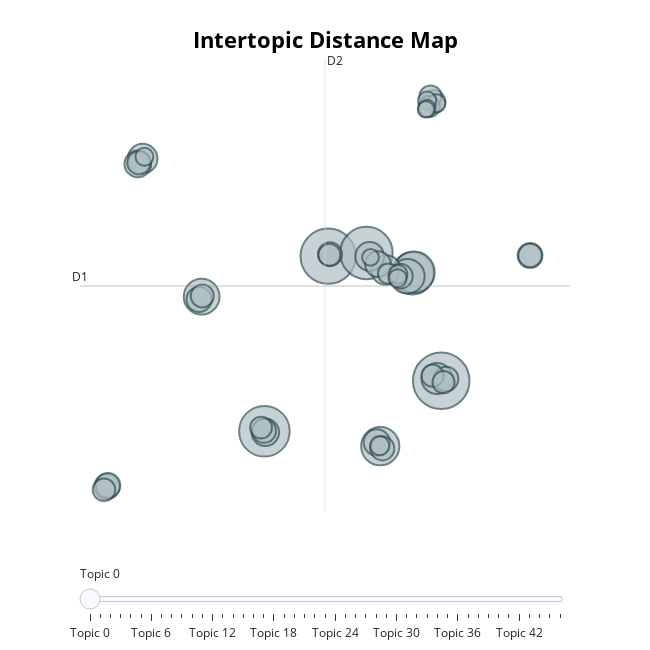

Here is the notebook cell this chart was saved with:
### Markdown cell above
## Topic relationships

I'd like to check out the uniqueness of each topic. Some topics can be similar to others, so we merge them o we can explore them further. To do this, we use a 2D representation of the topics via [UMAP](https://umap-learn.readthedocs.io/en/latest/).

### Code cell
topic_model.visualize_topics(top_n_topics=47)

### Figure 1 — Plotly figure (JSON) as saved in the notebook; plotly's stock layout.template omitted (floating-point values rounded to 4 significant figures; data arrays with more than 128 entries replaced by an {"elided": "..."} marker saying what was removed)
{"data": [{"customdata": {"elided": "47x3 mixed values"}, "hovertemplate": "<b>Topic %{customdata[0]}</b><br>%{customdata[1]}<br>Size: %{customdata[2]}", "legendgroup": "", "marker": {"color": "#B0BEC5", "line": {"color": "DarkSlateGrey", "width": 2}, "size": [617, 589, 530, 493, 342, 328, 282, 246, 231, 186, 170, 169, 159, 146, 137, 134, 127, 121, 121, 118, 118, 117, 114, 111, 110, 110, 105, 104, 102, 100, 98, 95, 95, 94, 93, 92, 87, 79, 71, 66, 64, 63, 62, 62, 57, 54, 52], "sizemode": "area", "sizeref": 0.3856, "symbol": "circle"}, "mode": "markers", "name": "", "orientation": "v", "showlegend": false, "type": "scatter", "x": [12.49, 4.527, 7.219, 0.03558, 10.47, 10.57, 8.194, -4.386, 10.1, 12.19, 8.601, -8.535, 7.448, 0.1024, -8.873, 7.952, 8.033, -11.06, -4.565, 9.604, 18.74, -10.98, 12.84, 4.656, 0.01143, 8.339, 18.74, -8.804, -4.341, 11.96, -11.26, 11.73, 11.88, 12.65, 4.614, -0.1992, 11.64, 8.746, 8.156, 9.455, 12.15, 11.5, -8.413, 9.421, 11.49, 7.508, 11.41], "xaxis": "x", "y": [-2.555, 5.49, 5.699, -5.816, 4.385, 4.456, -6.783, 2.879, 4.196, -2.414, 4.6, 11.79, 5.479, -5.884, 11.46, -6.541, 4.978, -9.389, 2.699, 4.205, 5.538, -9.312, -2.431, 5.623, -5.792, -6.927, 5.538, 11.52, 2.924, 15.49, -9.592, 15.8, -2.226, -2.644, 5.579, -5.581, 15.17, 4.367, -6.745, 4.319, 15.36, 15.54, 11.92, 4.076, 15.04, 5.414, 14.97], "yaxis": "y"}], "layout": {"annotations": [{"showarrow": false, "text": "D1", "x": -12.95, "y": 3.567, "yshift": 10}, {"showarrow": false, "text": "D2", "x": 4.303, "xshift": 10, "y": 18.17}], "height": 650, "hoverlabel": {"bgcolor": "white", "font": {"family": "Rockwell", "size": 16}}, "legend": {"itemsizing": "constant", "tracegroupgap": 0}, "margin": {"t": 60}, "shapes": [{"line": {"color": "#CFD8DC", "width": 2}, "type": "line", "x0": 4.303, "x1": 4.303, "y0": -11.03, "y1": 18.17}, {"line": {"color": "#9E9E9E", "width": 2}, "type": "line", "x0": -12.95, "x1": 21.55, "y0": 3.567, "y1": 3.567}], "sliders": [{"active": 0, "pad": {"t": 50}, "steps": [{"args": [{"marker.color": [["red", "#B0BEC5", "#B0BEC5", "#B0BEC5", "#B0BEC5", "#B0BEC5", "#B0BEC5", "#B0BEC5", "#B0BEC5", "#B0BEC5", "#B0BEC5", "#B0BEC5", "#B0BEC5", "#B0BEC5", "#B0BEC5", "#B0BEC5", "#B0BEC5", "#B0BEC5", "#B0BEC5", "#B0BEC5", "#B0BEC5", "#B0BEC5", "#B0BEC5", "#B0BEC5", "#B0BEC5", "#B0BEC5", "#B0BEC5", "#B0BEC5", "#B0BEC5", "#B0BEC5", "#B0BEC5", "#B0BEC5", "#B0BEC5", "#B0BEC5", "#B0BEC5", "#B0BEC5", "#B0BEC5", "#B0BEC5", "#B0BEC5", "#B0BEC5", "#B0BEC5", "#B0BEC5", "#B0BEC5", "#B0BEC5", "#B0BEC5", "#B0BEC5", "#B0BEC5"]]}], "label": "Topic 0", "method": "update"}, {"args": [{"marker.color": [["#B0BEC5", "red", "#B0BEC5", "#B0BEC5", "#B0BEC5", "#B0BEC5", "#B0BEC5", "#B0BEC5", "#B0BEC5", "#B0BEC5", "#B0BEC5", "#B0BEC5", "#B0BEC5", "#B0BEC5", "#B0BEC5", "#B0BEC5", "#B0BEC5", "#B0BEC5", "#B0BEC5", "#B0BEC5", "#B0BEC5", "#B0BEC5", "#B0BEC5", "#B0BEC5", "#B0BEC5", "#B0BEC5", "#B0BEC5", "#B0BEC5", "#B0BEC5", "#B0BEC5", "#B0BEC5", "#B0BEC5", "#B0BEC5", "#B0BEC5", "#B0BEC5", "#B0BEC5", "#B0BEC5", "#B0BEC5", "#B0BEC5", "#B0BEC5", "#B0BEC5", "#B0BEC5", "#B0BEC5", "#B0BEC5", "#B0BEC5", "#B0BEC5", "#B0BEC5"]]}], "label": "Topic 1", "method": "update"}, {"args": [{"marker.color": [["#B0BEC5", "#B0BEC5", "red", "#B0BEC5", "#B0BEC5", "#B0BEC5", "#B0BEC5", "#B0BEC5", "#B0BEC5", "#B0BEC5", "#B0BEC5", "#B0BEC5", "#B0BEC5", "#B0BEC5", "#B0BEC5", "#B0BEC5", "#B0BEC5", "#B0BEC5", "#B0BEC5", "#B0BEC5", "#B0BEC5", "#B0BEC5", "#B0BEC5", "#B0BEC5", "#B0BEC5", "#B0BEC5", "#B0BEC5", "#B0BEC5", "#B0BEC5", "#B0BEC5", "#B0BEC5", "#B0BEC5", "#B0BEC5", "#B0BEC5", "#B0BEC5", "#B0BEC5", "#B0BEC5", "#B0BEC5", "#B0BEC5", "#B0BEC5", "#B0BEC5", "#B0BEC5", "#B0BEC5", "#B0BEC5", "#B0BEC5", "#B0BEC5", "#B0BEC5"]]}], "label": "Topic 2", "method": "update"}, {"args": [{"marker.color": [["#B0BEC5", "#B0BEC5", "#B0BEC5", "red", "#B0BEC5", "#B0BEC5", "#B0BEC5", "#B0BEC5", "#B0BEC5", "#B0BEC5", "#B0BEC5", "#B0BEC5", "#B0BEC5", "#B0BEC5", "#B0BEC5", "#B0BEC5", "#B0BEC5", "#B0BEC5", "#B0BEC5", "#B0BEC5", "#B0BEC5", "#B0BEC5", "#B0BEC5", "#B0BEC5", "#B0BEC5", "#B0BEC5", "#B0BEC5", "#B0BEC5", "#B0BEC5", "#B0BEC5", "#B0BEC5", "#B0BEC5", "#B0BEC5", "#B0BEC5", "#B0BEC5", "#B0BEC5", "#B0BEC5", "#B0BEC5", "#B0BEC5", "#B0BEC5", "#B0BEC5", "#B0BEC5", "#B0BEC5", "#B0BEC5", "#B0BEC5", "#B0BEC5", "#B0BEC5"]]}], "label": "Topic 3", "method": "update"}, {"args": [{"marker.color": [["#B0BEC5", "#B0BEC5", "#B0BEC5", "#B0BEC5", "red", "#B0BEC5", "#B0BEC5", "#B0BEC5", "#B0BEC5", "#B0BEC5", "#B0BEC5", "#B0BEC5", "#B0BEC5", "#B0BEC5", "#B0BEC5", "#B0BEC5", "#B0BEC5", "#B0BEC5", "#B0BEC5", "#B0BEC5", "#B0BEC5", "#B0BEC5", "#B0BEC5", "#B0BEC5", "#B0BEC5", "#B0BEC5", "#B0BEC5", "#B0BEC5", "#B0BEC5", "#B0BEC5", "#B0BEC5", "#B0BEC5", "#B0BEC5", "#B0BEC5", "#B0BEC5", "#B0BEC5", "#B0BEC5", "#B0BEC5", "#B0BEC5", "#B0BEC5", "#B0BEC5", "#B0BEC5", "#B0BEC5", "#B0BEC5", "#B0BEC5", "#B0BEC5", "#B0BEC5"]]}], "label": "Topic 4", "method": "update"}, {"args": [{"marker.color": [["#B0BEC5", "#B0BEC5", "#B0BEC5", "#B0BEC5", "#B0BEC5", "red", "#B0BEC5", "#B0BEC5", "#B0BEC5", "#B0BEC5", "#B0BEC5", "#B0BEC5", "#B0BEC5", "#B0BEC5", "#B0BEC5", "#B0BEC5", "#B0BEC5", "#B0BEC5", "#B0BEC5", "#B0BEC5", "#B0BEC5", "#B0BEC5", "#B0BEC5", "#B0BEC5", "#B0BEC5", "#B0BEC5", "#B0BEC5", "#B0BEC5", "#B0BEC5", "#B0BEC5", "#B0BEC5", "#B0BEC5", "#B0BEC5", "#B0BEC5", "#B0BEC5", "#B0BEC5", "#B0BEC5", "#B0BEC5", "#B0BEC5", "#B0BEC5", "#B0BEC5", "#B0BEC5", "#B0BEC5", "#B0BEC5", "#B0BEC5", "#B0BEC5", "#B0BEC5"]]}], "label": "Topic 5", "method": "update"}, {"args": [{"marker.color": [["#B0BEC5", "#B0BEC5", "#B0BEC5", "#B0BEC5", "#B0BEC5", "#B0BEC5", "red", "#B0BEC5", "#B0BEC5", "#B0BEC5", "#B0BEC5", "#B0BEC5", "#B0BEC5", "#B0BEC5", "#B0BEC5", "#B0BEC5", "#B0BEC5", "#B0BEC5", "#B0BEC5", "#B0BEC5", "#B0BEC5", "#B0BEC5", "#B0BEC5", "#B0BEC5", "#B0BEC5", "#B0BEC5", "#B0BEC5", "#B0BEC5", "#B0BEC5", "#B0BEC5", "#B0BEC5", "#B0BEC5", "#B0BEC5", "#B0BEC5", "#B0BEC5", "#B0BEC5", "#B0BEC5", "#B0BEC5", "#B0BEC5", "#B0BEC5", "#B0BEC5", "#B0BEC5", "#B0BEC5", "#B0BEC5", "#B0BEC5", "#B0BEC5", "#B0BEC5"]]}], "label": "Topic 6", "method": "update"}, {"args": [{"marker.color": [["#B0BEC5", "#B0BEC5", "#B0BEC5", "#B0BEC5", "#B0BEC5", "#B0BEC5", "#B0BEC5", "red", "#B0BEC5", "#B0BEC5", "#B0BEC5", "#B0BEC5", "#B0BEC5", "#B0BEC5", "#B0BEC5", "#B0BEC5", "#B0BEC5", "#B0BEC5", "#B0BEC5", "#B0BEC5", "#B0BEC5", "#B0BEC5", "#B0BEC5", "#B0BEC5", "#B0BEC5", "#B0BEC5", "#B0BEC5", "#B0BEC5", "#B0BEC5", "#B0BEC5", "#B0BEC5", "#B0BEC5", "#B0BEC5", "#B0BEC5", "#B0BEC5", "#B0BEC5", "#B0BEC5", "#B0BEC5", "#B0BEC5", "#B0BEC5", "#B0BEC5", "#B0BEC5", "#B0BEC5", "#B0BEC5", "#B0BEC5", "#B0BEC5", "#B0BEC5"]]}], "label": "Topic 7", "method": "update"}, {"args": [{"marker.color": [["#B0BEC5", "#B0BEC5", "#B0BEC5", "#B0BEC5", "#B0BEC5", "#B0BEC5", "#B0BEC5", "#B0BEC5", "red", "#B0BEC5", "#B0BEC5", "#B0BEC5", "#B0BEC5", "#B0BEC5", "#B0BEC5", "#B0BEC5", "#B0BEC5", "#B0BEC5", "#B0BEC5", "#B0BEC5", "#B0BEC5", "#B0BEC5", "#B0BEC5", "#B0BEC5", "#B0BEC5", "#B0BEC5", "#B0BEC5", "#B0BEC5", "#B0BEC5", "#B0BEC5", "#B0BEC5", "#B0BEC5", "#B0BEC5", "#B0BEC5", "#B0BEC5", "#B0BEC5", "#B0BEC5", "#B0BEC5", "#B0BEC5", "#B0BEC5", "#B0BEC5", "#B0BEC5", "#B0BEC5", "#B0BEC5", "#B0BEC5", "#B0BEC5", "#B0BEC5"]]}], "label": "Topic 8", "method": "update"}, {"args": [{"marker.color": [["#B0BEC5", "#B0BEC5", "#B0BEC5", "#B0BEC5", "#B0BEC5", "#B0BEC5", "#B0BEC5", "#B0BEC5", "#B0BEC5", "red", "#B0BEC5", "#B0BEC5", "#B0BEC5", "#B0BEC5", "#B0BEC5", "#B0BEC5", "#B0BEC5", "#B0BEC5", "#B0BEC5", "#B0BEC5", "#B0BEC5", "#B0BEC5", "#B0BEC5", "#B0BEC5", "#B0BEC5", "#B0BEC5", "#B0BEC5", "#B0BEC5", "#B0BEC5", "#B0BEC5", "#B0BEC5", "#B0BEC5", "#B0BEC5", "#B0BEC5", "#B0BEC5", "#B0BEC5", "#B0BEC5", "#B0BEC5", "#B0BEC5", "#B0BEC5", "#B0BEC5", "#B0BEC5", "#B0BEC5", "#B0BEC5", "#B0BEC5", "#B0BEC5", "#B0BEC5"]]}], "label": "Topic 9", "method": "update"}, {"args": [{"marker.color": [["#B0BEC5", "#B0BEC5", "#B0BEC5", "#B0BEC5", "#B0BEC5", "#B0BEC5", "#B0BEC5", "#B0BEC5", "#B0BEC5", "#B0BEC5", "red", "#B0BEC5", "#B0BEC5", "#B0BEC5", "#B0BEC5", "#B0BEC5", "#B0BEC5", "#B0BEC5", "#B0BEC5", "#B0BEC5", "#B0BEC5", "#B0BEC5", "#B0BEC5", "#B0BEC5", "#B0BEC5", "#B0BEC5", "#B0BEC5", "#B0BEC5", "#B0BEC5", "#B0BEC5", "#B0BEC5", "#B0BEC5", "#B0BEC5", "#B0BEC5", "#B0BEC5", "#B0BEC5", "#B0BEC5", "#B0BEC5", "#B0BEC5", "#B0BEC5", "#B0BEC5", "#B0BEC5", "#B0BEC5", "#B0BEC5", "#B0BEC5", "#B0BEC5", "#B0BEC5"]]}], "label": "Topic 10", "method": "update"}, {"args": [{"marker.color": [["#B0BEC5", "#B0BEC5", "#B0BEC5", "#B0BEC5", "#B0BEC5", "#B0BEC5", "#B0BEC5", "#B0BEC5", "#B0BEC5", "#B0BEC5", "#B0BEC5", "red", "#B0BEC5", "#B0BEC5", "#B0BEC5", "#B0BEC5", "#B0BEC5", "#B0BEC5", "#B0BEC5", "#B0BEC5", "#B0BEC5", "#B0BEC5", "#B0BEC5", "#B0BEC5", "#B0BEC5", "#B0BEC5", "#B0BEC5", "#B0BEC5", "#B0BEC5", "#B0BEC5", "#B0BEC5", "#B0BEC5", "#B0BEC5", "#B0BEC5", "#B0BEC5", "#B0BEC5", "#B0BEC5", "#B0BEC5", "#B0BEC5", "#B0BEC5", "#B0BEC5", "#B0BEC5", "#B0BEC5", "#B0BEC5", "#B0BEC5", "#B0BEC5", "#B0BEC5"]]}], "label": "Topic 11", "method": "update"}, {"args": [{"marker.color": [["#B0BEC5", "#B0BEC5", "#B0BEC5", "#B0BEC5", "#B0BEC5", "#B0BEC5", "#B0BEC5", "#B0BEC5", "#B0BEC5", "#B0BEC5", "#B0BEC5", "#B0BEC5", "red", "#B0BEC5", "#B0BEC5", "#B0BEC5", "#B0BEC5", "#B0BEC5", "#B0BEC5", "#B0BEC5", "#B0BEC5", "#B0BEC5", "#B0BEC5", "#B0BEC5", "#B0BEC5", "#B0BEC5", "#B0BEC5", "#B0BEC5", "#B0BEC5", "#B0BEC5", "#B0BEC5", "#B0BEC5", "#B0BEC5", "#B0BEC5", "#B0BEC5", "#B0BEC5", "#B0BEC5", "#B0BEC5", "#B0BEC5", "#B0BEC5", "#B0BEC5", "#B0BEC5", "#B0BEC5", "#B0BEC5", "#B0BEC5", "#B0BEC5", "#B0BEC5"]]}], "label": "Topic 12", "method": "update"}, {"args": [{"marker.color": [["#B0BEC5", "#B0BEC5", "#B0BEC5", "#B0BEC5", "#B0BEC5", "#B0BEC5", "#B0BEC5", "#B0BEC5", "#B0BEC5", "#B0BEC5", "#B0BEC5", "#B0BEC5", "#B0BEC5", "red", "#B0BEC5", "#B0BEC5", "#B0BEC5", "#B0BEC5", "#B0BEC5", "#B0BEC5", "#B0BEC5", "#B0BEC5", "#B0BEC5", "#B0BEC5", "#B0BEC5", "#B0BEC5", "#B0BEC5", "#B0BEC5", "#B0BEC5", "#B0BEC5", "#B0BEC5", "#B0BEC5", "#B0BEC5", "#B0BEC5", "#B0BEC5", "#B0BEC5", "#B0BEC5", "#B0BEC5", "#B0BEC5", "#B0BEC5", "#B0BEC5", "#B0BEC5", "#B0BEC5", "#B0BEC5", "#B0BEC5", "#B0BEC5", "#B0BEC5"]]}], "label": "Topic 13", "method": "update"}, {"args": [{"marker.color": [["#B0BEC5", "#B0BEC5", "#B0BEC5", "#B0BEC5", "#B0BEC5", "#B0BEC5", "#B0BEC5", "#B0BEC5", "#B0BEC5", "#B0BEC5", "#B0BEC5", "#B0BEC5", "#B0BEC5", "#B0BEC5", "red", "#B0BEC5", "#B0BEC5", "#B0BEC5", "#B0BEC5", "#B0BEC5", "#B0BEC5", "#B0BEC5", "#B0BEC5", "#B0BEC5", "#B0BEC5", "#B0BEC5", "#B0BEC5", "#B0BEC5", "#B0BEC5", "#B0BEC5", "#B0BEC5", "#B0BEC5", "#B0BEC5", "#B0BEC5", "#B0BEC5", "#B0BEC5", "#B0BEC5", "#B0BEC5", "#B0BEC5", "#B0BEC5", "#B0BEC5", "#B0BEC5", "#B0BEC5", "#B0BEC5", "#B0BEC5", "#B0BEC5", "#B0BEC5"]]}], "label": "Topic 14", "method": "update"}, {"args": [{"marker.color": [["#B0BEC5", "#B0BEC5", "#B0BEC5", "#B0BEC5", "#B0BEC5", "#B0BEC5", "#B0BEC5", "#B0BEC5", "#B0BEC5", "#B0BEC5", "#B0BEC5", "#B0BEC5", "#B0BEC5", "#B0BEC5", "#B0BEC5", "red", "#B0BEC5", "#B0BEC5", "#B0BEC5", "#B0BEC5", "#B0BEC5", "#B0BEC5", "#B0BEC5", "#B0BEC5", "#B0BEC5", "#B0BEC5", "#B0BEC5", "#B0BEC5", "#B0BEC5", "#B0BEC5", "#B0BEC5", "#B0BEC5", "#B0BEC5", "#B0BEC5", "#B0BEC5", "#B0BEC5", "#B0BEC5", "#B0BEC5", "#B0BEC5", "#B0BEC5", "#B0BEC5", "#B0BEC5", "#B0BEC5", "#B0BEC5", "#B0BEC5", "#B0BEC5", "#B0BEC5"]]}], "label": "Topic 15", "method": "update"}, {"args": [{"marker.color": [["#B0BEC5", "#B0BEC5", "#B0BEC5", "#B0BEC5", "#B0BEC5", "#B0BEC5", "#B0BEC5", "#B0BEC5", "#B0BEC5", "#B0BEC5", "#B0BEC5", "#B0BEC5", "#B0BEC5", "#B0BEC5", "#B0BEC5", "#B0BEC5", "red", "#B0BEC5", "#B0BEC5", "#B0BEC5", "#B0BEC5", "#B0BEC5", "#B0BEC5", "#B0BEC5", "#B0BEC5", "#B0BEC5", "#B0BEC5", "#B0BEC5", "#B0BEC5", "#B0BEC5", "#B0BEC5", "#B0BEC5", "#B0BEC5", "#B0BEC5", "#B0BEC5", "#B0BEC5", "#B0BEC5", "#B0BEC5", "#B0BEC5", "#B0BEC5", "#B0BEC5", "#B0BEC5", "#B0BEC5", "#B0BEC5", "#B0BEC5", "#B0BEC5", "#B0BEC5"]]}], "label": "Topic 16", "method": "update"}, {"args": [{"marker.color": [["#B0BEC5", "#B0BEC5", "#B0BEC5", "#B0BEC5", "#B0BEC5", "#B0BEC5", "#B0BEC5", "#B0BEC5", "#B0BEC5", "#B0BEC5", "#B0BEC5", "#B0BEC5", "#B0BEC5", "#B0BEC5", "#B0BEC5", "#B0BEC5", "#B0BEC5", "red", "#B0BEC5", "#B0BEC5", "#B0BEC5", "#B0BEC5", "#B0BEC5", "#B0BEC5", "#B0BEC5", "#B0BEC5", "#B0BEC5", "#B0BEC5", "#B0BEC5", "#B0BEC5", "#B0BEC5", "#B0BEC5", "#B0BEC5", "#B0BEC5", "#B0BEC5", "#B0BEC5", "#B0BEC5", "#B0BEC5", "#B0BEC5", "#B0BEC5", "#B0BEC5", "#B0BEC5", "#B0BEC5", "#B0BEC5", "#B0BEC5", "#B0BEC5", "#B0BEC5"]]}], "label": "Topic 17", "method": "update"}, {"args": [{"marker.color": [["#B0BEC5", "#B0BEC5", "#B0BEC5", "#B0BEC5", "#B0BEC5", "#B0BEC5", "#B0BEC5", "#B0BEC5", "#B0BEC5", "#B0BEC5", "#B0BEC5", "#B0BEC5", "#B0BEC5", "#B0BEC5", "#B0BEC5", "#B0BEC5", "#B0BEC5", "#B0BEC5", "red", "#B0BEC5", "#B0BEC5", "#B0BEC5", "#B0BEC5", "#B0BEC5", "#B0BEC5", "#B0BEC5", "#B0BEC5", "#B0BEC5", "#B0BEC5", "#B0BEC5", "#B0BEC5", "#B0BEC5", "#B0BEC5", "#B0BEC5", "#B0BEC5", "#B0BEC5", "#B0BEC5", "#B0BEC5", "#B0BEC5", "#B0BEC5", "#B0BEC5", "#B0BEC5", "#B0BEC5", "#B0BEC5", "#B0BEC5", "#B0BEC5", "#B0BEC5"]]}], "label": "Topic 18", "method": "update"}, {"args": [{"marker.color": [["#B0BEC5", "#B0BEC5", "#B0BEC5", "#B0BEC5", "#B0BEC5", "#B0BEC5", "#B0BEC5", "#B0BEC5", "#B0BEC5", "#B0BEC5", "#B0BEC5", "#B0BEC5", "#B0BEC5", "#B0BEC5", "#B0BEC5", "#B0BEC5", "#B0BEC5", "#B0BEC5", "#B0BEC5", "red", "#B0BEC5", "#B0BEC5", "#B0BEC5", "#B0BEC5", "#B0BEC5", "#B0BEC5", "#B0BEC5", "#B0BEC5", "#B0BEC5", "#B0BEC5", "#B0BEC5", "#B0BEC5", "#B0BEC5", "#B0BEC5", "#B0BEC5", "#B0BEC5", "#B0BEC5", "#B0BEC5", "#B0BEC5", "#B0BEC5", "#B0BEC5", "#B0BEC5", "#B0BEC5", "#B0BEC5", "#B0BEC5", "#B0BEC5", "#B0BEC5"]]}], "label": "Topic 19", "method": "update"}, {"args": [{"marker.color": [["#B0BEC5", "#B0BEC5", "#B0BEC5", "#B0BEC5", "#B0BEC5", "#B0BEC5", "#B0BEC5", "#B0BEC5", "#B0BEC5", "#B0BEC5", "#B0BEC5", "#B0BEC5", "#B0BEC5", "#B0BEC5", "#B0BEC5", "#B0BEC5", "#B0BEC5", "#B0BEC5", "#B0BEC5", "#B0BEC5", "red", "#B0BEC5", "#B0BEC5", "#B0BEC5", "#B0BEC5", "#B0BEC5", "#B0BEC5", "#B0BEC5", "#B0BEC5", "#B0BEC5", "#B0BEC5", "#B0BEC5", "#B0BEC5", "#B0BEC5", "#B0BEC5", "#B0BEC5", "#B0BEC5", "#B0BEC5", "#B0BEC5", "#B0BEC5", "#B0BEC5", "#B0BEC5", "#B0BEC5", "#B0BEC5", "#B0BEC5", "#B0BEC5", "#B0BEC5"]]}], "label": "Topic 20", "method": "update"}, {"args": [{"marker.color": [["#B0BEC5", "#B0BEC5", "#B0BEC5", "#B0BEC5", "#B0BEC5", "#B0BEC5", "#B0BEC5", "#B0BEC5", "#B0BEC5", "#B0BEC5", "#B0BEC5", "#B0BEC5", "#B0BEC5", "#B0BEC5", "#B0BEC5", "#B0BEC5", "#B0BEC5", "#B0BEC5", "#B0BEC5", "#B0BEC5", "#B0BEC5", "red", "#B0BEC5", "#B0BEC5", "#B0BEC5", "#B0BEC5", "#B0BEC5", "#B0BEC5", "#B0BEC5", "#B0BEC5", "#B0BEC5", "#B0BEC5", "#B0BEC5", "#B0BEC5", "#B0BEC5", "#B0BEC5", "#B0BEC5", "#B0BEC5", "#B0BEC5", "#B0BEC5", "#B0BEC5", "#B0BEC5", "#B0BEC5", "#B0BEC5", "#B0BEC5", "#B0BEC5", "#B0BEC5"]]}], "label": "Topic 21", "method": "update"}, {"args": [{"marker.color": [["#B0BEC5", "#B0BEC5", "#B0BEC5", "#B0BEC5", "#B0BEC5", "#B0BEC5", "#B0BEC5", "#B0BEC5", "#B0BEC5", "#B0BEC5", "#B0BEC5", "#B0BEC5", "#B0BEC5", "#B0BEC5", "#B0BEC5", "#B0BEC5", "#B0BEC5", "#B0BEC5", "#B0BEC5", "#B0BEC5", "#B0BEC5", "#B0BEC5", "red", "#B0BEC5", "#B0BEC5", "#B0BEC5", "#B0BEC5", "#B0BEC5", "#B0BEC5", "#B0BEC5", "#B0BEC5", "#B0BEC5", "#B0BEC5", "#B0BEC5", "#B0BEC5", "#B0BEC5", "#B0BEC5", "#B0BEC5", "#B0BEC5", "#B0BEC5", "#B0BEC5", "#B0BEC5", "#B0BEC5", "#B0BEC5", "#B0BEC5", "#B0BEC5", "#B0BEC5"]]}], "label": "Topic 22", "method": "update"}, {"args": [{"marker.color": [["#B0BEC5", "#B0BEC5", "#B0BEC5", "#B0BEC5", "#B0BEC5", "#B0BEC5", "#B0BEC5", "#B0BEC5", "#B0BEC5", "#B0BEC5", "#B0BEC5", "#B0BEC5", "#B0BEC5", "#B0BEC5", "#B0BEC5", "#B0BEC5", "#B0BEC5", "#B0BEC5", "#B0BEC5", "#B0BEC5", "#B0BEC5", "#B0BEC5", "#B0BEC5", "red", "#B0BEC5", "#B0BEC5", "#B0BEC5", "#B0BEC5", "#B0BEC5", "#B0BEC5", "#B0BEC5", "#B0BEC5", "#B0BEC5", "#B0BEC5", "#B0BEC5", "#B0BEC5", "#B0BEC5", "#B0BEC5", "#B0BEC5", "#B0BEC5", "#B0BEC5", "#B0BEC5", "#B0BEC5", "#B0BEC5", "#B0BEC5", "#B0BEC5", "#B0BEC5"]]}], "label": "Topic 23", "method": "update"}, {"args": [{"marker.color": [["#B0BEC5", "#B0BEC5", "#B0BEC5", "#B0BEC5", "#B0BEC5", "#B0BEC5", "#B0BEC5", "#B0BEC5", "#B0BEC5", "#B0BEC5", "#B0BEC5", "#B0BEC5", "#B0BEC5", "#B0BEC5", "#B0BEC5", "#B0BEC5", "#B0BEC5", "#B0BEC5", "#B0BEC5", "#B0BEC5", "#B0BEC5", "#B0BEC5", "#B0BEC5", "#B0BEC5", "red", "#B0BEC5", "#B0BEC5", "#B0BEC5", "#B0BEC5", "#B0BEC5", "#B0BEC5", "#B0BEC5", "#B0BEC5", "#B0BEC5", "#B0BEC5", "#B0BEC5", "#B0BEC5", "#B0BEC5", "#B0BEC5", "#B0BEC5", "#B0BEC5", "#B0BEC5", "#B0BEC5", "#B0BEC5", "#B0BEC5", "#B0BEC5", "#B0BEC5"]]}], "label": "Topic 24", "method": "update"}, {"args": [{"marker.color": [["#B0BEC5", "#B0BEC5", "#B0BEC5", "#B0BEC5", "#B0BEC5", "#B0BEC5", "#B0BEC5", "#B0BEC5", "#B0BEC5", "#B0BEC5", "#B0BEC5", "#B0BEC5", "#B0BEC5", "#B0BEC5", "#B0BEC5", "#B0BEC5", "#B0BEC5", "#B0BEC5", "#B0BEC5", "#B0BEC5", "#B0BEC5", "#B0BEC5", "#B0BEC5", "#B0BEC5", "#B0BEC5", "red", "#B0BEC5", "#B0BEC5", "#B0BEC5", "#B0BEC5", "#B0BEC5", "#B0BEC5", "#B0BEC5", "#B0BEC5", "#B0BEC5", "#B0BEC5", "#B0BEC5", "#B0BEC5", "#B0BEC5", "#B0BEC5", "#B0BEC5", "#B0BEC5", "#B0BEC5", "#B0BEC5", "#B0BEC5", "#B0BEC5", "#B0BEC5"]]}], "label": "Topic 25", "method": "update"}, {"args": [{"marker.color": [["#B0BEC5", "#B0BEC5", "#B0BEC5", "#B0BEC5", "#B0BEC5", "#B0BEC5", "#B0BEC5", "#B0BEC5", "#B0BEC5", "#B0BEC5", "#B0BEC5", "#B0BEC5", "#B0BEC5", "#B0BEC5", "#B0BEC5", "#B0BEC5", "#B0BEC5", "#B0BEC5", "#B0BEC5", "#B0BEC5", "#B0BEC5", "#B0BEC5", "#B0BEC5", "#B0BEC5", "#B0BEC5", "#B0BEC5", "red", "#B0BEC5", "#B0BEC5", "#B0BEC5", "#B0BEC5", "#B0BEC5", "#B0BEC5", "#B0BEC5", "#B0BEC5", "#B0BEC5", "#B0BEC5", "#B0BEC5", "#B0BEC5", "#B0BEC5", "#B0BEC5", "#B0BEC5", "#B0BEC5", "#B0BEC5", "#B0BEC5", "#B0BEC5", "#B0BEC5"]]}], "label": "Topic 26", "method": "update"}, {"args": [{"marker.color": [["#B0BEC5", "#B0BEC5", "#B0BEC5", "#B0BEC5", "#B0BEC5", "#B0BEC5", "#B0BEC5", "#B0BEC5", "#B0BEC5", "#B0BEC5", "#B0BEC5", "#B0BEC5", "#B0BEC5", "#B0BEC5", "#B0BEC5", "#B0BEC5", "#B0BEC5", "#B0BEC5", "#B0BEC5", "#B0BEC5", "#B0BEC5", "#B0BEC5", "#B0BEC5", "#B0BEC5", "#B0BEC5", "#B0BEC5", "#B0BEC5", "red", "#B0BEC5", "#B0BEC5", "#B0BEC5", "#B0BEC5", "#B0BEC5", "#B0BEC5", "#B0BEC5", "#B0BEC5", "#B0BEC5", "#B0BEC5", "#B0BEC5", "#B0BEC5", "#B0BEC5", "#B0BEC5", "#B0BEC5", "#B0BEC5", "#B0BEC5", "#B0BEC5", "#B0BEC5"]]}], "label": "Topic 27", "method": "update"}, {"args": [{"marker.color": [["#B0BEC5", "#B0BEC5", "#B0BEC5", "#B0BEC5", "#B0BEC5", "#B0BEC5", "#B0BEC5", "#B0BEC5", "#B0BEC5", "#B0BEC5", "#B0BEC5", "#B0BEC5", "#B0BEC5", "#B0BEC5", "#B0BEC5", "#B0BEC5", "#B0BEC5", "#B0BEC5", "#B0BEC5", "#B0BEC5", "#B0BEC5", "#B0BEC5", "#B0BEC5", "#B0BEC5", "#B0BEC5", "#B0BEC5", "#B0BEC5", "#B0BEC5", "red", "#B0BEC5", "#B0BEC5", "#B0BEC5", "#B0BEC5", "#B0BEC5", "#B0BEC5", "#B0BEC5", "#B0BEC5", "#B0BEC5", "#B0BEC5", "#B0BEC5", "#B0BEC5", "#B0BEC5", "#B0BEC5", "#B0BEC5", "#B0BEC5", "#B0BEC5", "#B0BEC5"]]}], "label": "Topic 28", "method": "update"}, {"args": [{"marker.color": [["#B0BEC5", "#B0BEC5", "#B0BEC5", "#B0BEC5", "#B0BEC5", "#B0BEC5", "#B0BEC5", "#B0BEC5", "#B0BEC5", "#B0BEC5", "#B0BEC5", "#B0BEC5", "#B0BEC5", "#B0BEC5", "#B0BEC5", "#B0BEC5", "#B0BEC5", "#B0BEC5", "#B0BEC5", "#B0BEC5", "#B0BEC5", "#B0BEC5", "#B0BEC5", "#B0BEC5", "#B0BEC5", "#B0BEC5", "#B0BEC5", "#B0BEC5", "#B0BEC5", "red", "#B0BEC5", "#B0BEC5", "#B0BEC5", "#B0BEC5", "#B0BEC5", "#B0BEC5", "#B0BEC5", "#B0BEC5", "#B0BEC5", "#B0BEC5", "#B0BEC5", "#B0BEC5", "#B0BEC5", "#B0BEC5", "#B0BEC5", "#B0BEC5", "#B0BEC5"]]}], "label": "Topic 29", "method": "update"}, {"args": [{"marker.color": [["#B0BEC5", "#B0BEC5", "#B0BEC5", "#B0BEC5", "#B0BEC5", "#B0BEC5", "#B0BEC5", "#B0BEC5", "#B0BEC5", "#B0BEC5", "#B0BEC5", "#B0BEC5", "#B0BEC5", "#B0BEC5", "#B0BEC5", "#B0BEC5", "#B0BEC5", "#B0BEC5", "#B0BEC5", "#B0BEC5", "#B0BEC5", "#B0BEC5", "#B0BEC5", "#B0BEC5", "#B0BEC5", "#B0BEC5", "#B0BEC5", "#B0BEC5", "#B0BEC5", "#B0BEC5", "red", "#B0BEC5", "#B0BEC5", "#B0BEC5", "#B0BEC5", "#B0BEC5", "#B0BEC5", "#B0BEC5", "#B0BEC5", "#B0BEC5", "#B0BEC5", "#B0BEC5", "#B0BEC5", "#B0BEC5", "#B0BEC5", "#B0BEC5", "#B0BEC5"]]}], "label": "Topic 30", "method": "update"}, {"args": [{"marker.color": [["#B0BEC5", "#B0BEC5", "#B0BEC5", "#B0BEC5", "#B0BEC5", "#B0BEC5", "#B0BEC5", "#B0BEC5", "#B0BEC5", "#B0BEC5", "#B0BEC5", "#B0BEC5", "#B0BEC5", "#B0BEC5", "#B0BEC5", "#B0BEC5", "#B0BEC5", "#B0BEC5", "#B0BEC5", "#B0BEC5", "#B0BEC5", "#B0BEC5", "#B0BEC5", "#B0BEC5", "#B0BEC5", "#B0BEC5", "#B0BEC5", "#B0BEC5", "#B0BEC5", "#B0BEC5", "#B0BEC5", "red", "#B0BEC5", "#B0BEC5", "#B0BEC5", "#B0BEC5", "#B0BEC5", "#B0BEC5", "#B0BEC5", "#B0BEC5", "#B0BEC5", "#B0BEC5", "#B0BEC5", "#B0BEC5", "#B0BEC5", "#B0BEC5", "#B0BEC5"]]}], "label": "Topic 31", "method": "update"}, {"args": [{"marker.color": [["#B0BEC5", "#B0BEC5", "#B0BEC5", "#B0BEC5", "#B0BEC5", "#B0BEC5", "#B0BEC5", "#B0BEC5", "#B0BEC5", "#B0BEC5", "#B0BEC5", "#B0BEC5", "#B0BEC5", "#B0BEC5", "#B0BEC5", "#B0BEC5", "#B0BEC5", "#B0BEC5", "#B0BEC5", "#B0BEC5", "#B0BEC5", "#B0BEC5", "#B0BEC5", "#B0BEC5", "#B0BEC5", "#B0BEC5", "#B0BEC5", "#B0BEC5", "#B0BEC5", "#B0BEC5", "#B0BEC5", "#B0BEC5", "red", "#B0BEC5", "#B0BEC5", "#B0BEC5", "#B0BEC5", "#B0BEC5", "#B0BEC5", "#B0BEC5", "#B0BEC5", "#B0BEC5", "#B0BEC5", "#B0BEC5", "#B0BEC5", "#B0BEC5", "#B0BEC5"]]}], "label": "Topic 32", "method": "update"}, {"args": [{"marker.color": [["#B0BEC5", "#B0BEC5", "#B0BEC5", "#B0BEC5", "#B0BEC5", "#B0BEC5", "#B0BEC5", "#B0BEC5", "#B0BEC5", "#B0BEC5", "#B0BEC5", "#B0BEC5", "#B0BEC5", "#B0BEC5", "#B0BEC5", "#B0BEC5", "#B0BEC5", "#B0BEC5", "#B0BEC5", "#B0BEC5", "#B0BEC5", "#B0BEC5", "#B0BEC5", "#B0BEC5", "#B0BEC5", "#B0BEC5", "#B0BEC5", "#B0BEC5", "#B0BEC5", "#B0BEC5", "#B0BEC5", "#B0BEC5", "#B0BEC5", "red", "#B0BEC5", "#B0BEC5", "#B0BEC5", "#B0BEC5", "#B0BEC5", "#B0BEC5", "#B0BEC5", "#B0BEC5", "#B0BEC5", "#B0BEC5", "#B0BEC5", "#B0BEC5", "#B0BEC5"]]}], "label": "Topic 33", "method": "update"}, {"args": [{"marker.color": [["#B0BEC5", "#B0BEC5", "#B0BEC5", "#B0BEC5", "#B0BEC5", "#B0BEC5", "#B0BEC5", "#B0BEC5", "#B0BEC5", "#B0BEC5", "#B0BEC5", "#B0BEC5", "#B0BEC5", "#B0BEC5", "#B0BEC5", "#B0BEC5", "#B0BEC5", "#B0BEC5", "#B0BEC5", "#B0BEC5", "#B0BEC5", "#B0BEC5", "#B0BEC5", "#B0BEC5", "#B0BEC5", "#B0BEC5", "#B0BEC5", "#B0BEC5", "#B0BEC5", "#B0BEC5", "#B0BEC5", "#B0BEC5", "#B0BEC5", "#B0BEC5", "red", "#B0BEC5", "#B0BEC5", "#B0BEC5", "#B0BEC5", "#B0BEC5", "#B0BEC5", "#B0BEC5", "#B0BEC5", "#B0BEC5", "#B0BEC5", "#B0BEC5", "#B0BEC5"]]}], "label": "Topic 34", "method": "update"}, {"args": [{"marker.color": [["#B0BEC5", "#B0BEC5", "#B0BEC5", "#B0BEC5", "#B0BEC5", "#B0BEC5", "#B0BEC5", "#B0BEC5", "#B0BEC5", "#B0BEC5", "#B0BEC5", "#B0BEC5", "#B0BEC5", "#B0BEC5", "#B0BEC5", "#B0BEC5", "#B0BEC5", "#B0BEC5", "#B0BEC5", "#B0BEC5", "#B0BEC5", "#B0BEC5", "#B0BEC5", "#B0BEC5", "#B0BEC5", "#B0BEC5", "#B0BEC5", "#B0BEC5", "#B0BEC5", "#B0BEC5", "#B0BEC5", "#B0BEC5", "#B0BEC5", "#B0BEC5", "#B0BEC5", "red", "#B0BEC5", "#B0BEC5", "#B0BEC5", "#B0BEC5", "#B0BEC5", "#B0BEC5", "#B0BEC5", "#B0BEC5", "#B0BEC5", "#B0BEC5", "#B0BEC5"]]}], "label": "Topic 35", "method": "update"}, {"args": [{"marker.color": [["#B0BEC5", "#B0BEC5", "#B0BEC5", "#B0BEC5", "#B0BEC5", "#B0BEC5", "#B0BEC5", "#B0BEC5", "#B0BEC5", "#B0BEC5", "#B0BEC5", "#B0BEC5", "#B0BEC5", "#B0BEC5", "#B0BEC5", "#B0BEC5", "#B0BEC5", "#B0BEC5", "#B0BEC5", "#B0BEC5", "#B0BEC5", "#B0BEC5", "#B0BEC5", "#B0BEC5", "#B0BEC5", "#B0BEC5", "#B0BEC5", "#B0BEC5", "#B0BEC5", "#B0BEC5", "#B0BEC5", "#B0BEC5", "#B0BEC5", "#B0BEC5", "#B0BEC5", "#B0BEC5", "red", "#B0BEC5", "#B0BEC5", "#B0BEC5", "#B0BEC5", "#B0BEC5", "#B0BEC5", "#B0BEC5", "#B0BEC5", "#B0BEC5", "#B0BEC5"]]}], "label": "Topic 36", "method": "update"}, {"args": [{"marker.color": [["#B0BEC5", "#B0BEC5", "#B0BEC5", "#B0BEC5", "#B0BEC5", "#B0BEC5", "#B0BEC5", "#B0BEC5", "#B0BEC5", "#B0BEC5", "#B0BEC5", "#B0BEC5", "#B0BEC5", "#B0BEC5", "#B0BEC5", "#B0BEC5", "#B0BEC5", "#B0BEC5", "#B0BEC5", "#B0BEC5", "#B0BEC5", "#B0BEC5", "#B0BEC5", "#B0BEC5", "#B0BEC5", "#B0BEC5", "#B0BEC5", "#B0BEC5", "#B0BEC5", "#B0BEC5", "#B0BEC5", "#B0BEC5", "#B0BEC5", "#B0BEC5", "#B0BEC5", "#B0BEC5", "#B0BEC5", "red", "#B0BEC5", "#B0BEC5", "#B0BEC5", "#B0BEC5", "#B0BEC5", "#B0BEC5", "#B0BEC5", "#B0BEC5", "#B0BEC5"]]}], "label": "Topic 37", "method": "update"}, {"args": [{"marker.color": [["#B0BEC5", "#B0BEC5", "#B0BEC5", "#B0BEC5", "#B0BEC5", "#B0BEC5", "#B0BEC5", "#B0BEC5", "#B0BEC5", "#B0BEC5", "#B0BEC5", "#B0BEC5", "#B0BEC5", "#B0BEC5", "#B0BEC5", "#B0BEC5", "#B0BEC5", "#B0BEC5", "#B0BEC5", "#B0BEC5", "#B0BEC5", "#B0BEC5", "#B0BEC5", "#B0BEC5", "#B0BEC5", "#B0BEC5", "#B0BEC5", "#B0BEC5", "#B0BEC5", "#B0BEC5", "#B0BEC5", "#B0BEC5", "#B0BEC5", "#B0BEC5", "#B0BEC5", "#B0BEC5", "#B0BEC5", "#B0BEC5", "red", "#B0BEC5", "#B0BEC5", "#B0BEC5", "#B0BEC5", "#B0BEC5", "#B0BEC5", "#B0BEC5", "#B0BEC5"]]}], "label": "Topic 38", "method": "update"}, {"args": [{"marker.color": [["#B0BEC5", "#B0BEC5", "#B0BEC5", "#B0BEC5", "#B0BEC5", "#B0BEC5", "#B0BEC5", "#B0BEC5", "#B0BEC5", "#B0BEC5", "#B0BEC5", "#B0BEC5", "#B0BEC5", "#B0BEC5", "#B0BEC5", "#B0BEC5", "#B0BEC5", "#B0BEC5", "#B0BEC5", "#B0BEC5", "#B0BEC5", "#B0BEC5", "#B0BEC5", "#B0BEC5", "#B0BEC5", "#B0BEC5", "#B0BEC5", "#B0BEC5", "#B0BEC5", "#B0BEC5", "#B0BEC5", "#B0BEC5", "#B0BEC5", "#B0BEC5", "#B0BEC5", "#B0BEC5", "#B0BEC5", "#B0BEC5", "#B0BEC5", "red", "#B0BEC5", "#B0BEC5", "#B0BEC5", "#B0BEC5", "#B0BEC5", "#B0BEC5", "#B0BEC5"]]}], "label": "Topic 39", "method": "update"}, {"args": [{"marker.color": [["#B0BEC5", "#B0BEC5", "#B0BEC5", "#B0BEC5", "#B0BEC5", "#B0BEC5", "#B0BEC5", "#B0BEC5", "#B0BEC5", "#B0BEC5", "#B0BEC5", "#B0BEC5", "#B0BEC5", "#B0BEC5", "#B0BEC5", "#B0BEC5", "#B0BEC5", "#B0BEC5", "#B0BEC5", "#B0BEC5", "#B0BEC5", "#B0BEC5", "#B0BEC5", "#B0BEC5", "#B0BEC5", "#B0BEC5", "#B0BEC5", "#B0BEC5", "#B0BEC5", "#B0BEC5", "#B0BEC5", "#B0BEC5", "#B0BEC5", "#B0BEC5", "#B0BEC5", "#B0BEC5", "#B0BEC5", "#B0BEC5", "#B0BEC5", "#B0BEC5", "red", "#B0BEC5", "#B0BEC5", "#B0BEC5", "#B0BEC5", "#B0BEC5", "#B0BEC5"]]}], "label": "Topic 40", "method": "update"}, {"args": [{"marker.color": [["#B0BEC5", "#B0BEC5", "#B0BEC5", "#B0BEC5", "#B0BEC5", "#B0BEC5", "#B0BEC5", "#B0BEC5", "#B0BEC5", "#B0BEC5", "#B0BEC5", "#B0BEC5", "#B0BEC5", "#B0BEC5", "#B0BEC5", "#B0BEC5", "#B0BEC5", "#B0BEC5", "#B0BEC5", "#B0BEC5", "#B0BEC5", "#B0BEC5", "#B0BEC5", "#B0BEC5", "#B0BEC5", "#B0BEC5", "#B0BEC5", "#B0BEC5", "#B0BEC5", "#B0BEC5", "#B0BEC5", "#B0BEC5", "#B0BEC5", "#B0BEC5", "#B0BEC5", "#B0BEC5", "#B0BEC5", "#B0BEC5", "#B0BEC5", "#B0BEC5", "#B0BEC5", "red", "#B0BEC5", "#B0BEC5", "#B0BEC5", "#B0BEC5", "#B0BEC5"]]}], "label": "Topic 41", "method": "update"}, {"args": [{"marker.color": [["#B0BEC5", "#B0BEC5", "#B0BEC5", "#B0BEC5", "#B0BEC5", "#B0BEC5", "#B0BEC5", "#B0BEC5", "#B0BEC5", "#B0BEC5", "#B0BEC5", "#B0BEC5", "#B0BEC5", "#B0BEC5", "#B0BEC5", "#B0BEC5", "#B0BEC5", "#B0BEC5", "#B0BEC5", "#B0BEC5", "#B0BEC5", "#B0BEC5", "#B0BEC5", "#B0BEC5", "#B0BEC5", "#B0BEC5", "#B0BEC5", "#B0BEC5", "#B0BEC5", "#B0BEC5", "#B0BEC5", "#B0BEC5", "#B0BEC5", "#B0BEC5", "#B0BEC5", "#B0BEC5", "#B0BEC5", "#B0BEC5", "#B0BEC5", "#B0BEC5", "#B0BEC5", "#B0BEC5", "red", "#B0BEC5", "#B0BEC5", "#B0BEC5", "#B0BEC5"]]}], "label": "Topic 42", "method": "update"}, {"args": [{"marker.color": [["#B0BEC5", "#B0BEC5", "#B0BEC5", "#B0BEC5", "#B0BEC5", "#B0BEC5", "#B0BEC5", "#B0BEC5", "#B0BEC5", "#B0BEC5", "#B0BEC5", "#B0BEC5", "#B0BEC5", "#B0BEC5", "#B0BEC5", "#B0BEC5", "#B0BEC5", "#B0BEC5", "#B0BEC5", "#B0BEC5", "#B0BEC5", "#B0BEC5", "#B0BEC5", "#B0BEC5", "#B0BEC5", "#B0BEC5", "#B0BEC5", "#B0BEC5", "#B0BEC5", "#B0BEC5", "#B0BEC5", "#B0BEC5", "#B0BEC5", "#B0BEC5", "#B0BEC5", "#B0BEC5", "#B0BEC5", "#B0BEC5", "#B0BEC5", "#B0BEC5", "#B0BEC5", "#B0BEC5", "#B0BEC5", "red", "#B0BEC5", "#B0BEC5", "#B0BEC5"]]}], "label": "Topic 43", "method": "update"}, {"args": [{"marker.color": [["#B0BEC5", "#B0BEC5", "#B0BEC5", "#B0BEC5", "#B0BEC5", "#B0BEC5", "#B0BEC5", "#B0BEC5", "#B0BEC5", "#B0BEC5", "#B0BEC5", "#B0BEC5", "#B0BEC5", "#B0BEC5", "#B0BEC5", "#B0BEC5", "#B0BEC5", "#B0BEC5", "#B0BEC5", "#B0BEC5", "#B0BEC5", "#B0BEC5", "#B0BEC5", "#B0BEC5", "#B0BEC5", "#B0BEC5", "#B0BEC5", "#B0BEC5", "#B0BEC5", "#B0BEC5", "#B0BEC5", "#B0BEC5", "#B0BEC5", "#B0BEC5", "#B0BEC5", "#B0BEC5", "#B0BEC5", "#B0BEC5", "#B0BEC5", "#B0BEC5", "#B0BEC5", "#B0BEC5", "#B0BEC5", "#B0BEC5", "red", "#B0BEC5", "#B0BEC5"]]}], "label": "Topic 44", "method": "update"}, {"args": [{"marker.color": [["#B0BEC5", "#B0BEC5", "#B0BEC5", "#B0BEC5", "#B0BEC5", "#B0BEC5", "#B0BEC5", "#B0BEC5", "#B0BEC5", "#B0BEC5", "#B0BEC5", "#B0BEC5", "#B0BEC5", "#B0BEC5", "#B0BEC5", "#B0BEC5", "#B0BEC5", "#B0BEC5", "#B0BEC5", "#B0BEC5", "#B0BEC5", "#B0BEC5", "#B0BEC5", "#B0BEC5", "#B0BEC5", "#B0BEC5", "#B0BEC5", "#B0BEC5", "#B0BEC5", "#B0BEC5", "#B0BEC5", "#B0BEC5", "#B0BEC5", "#B0BEC5", "#B0BEC5", "#B0BEC5", "#B0BEC5", "#B0BEC5", "#B0BEC5", "#B0BEC5", "#B0BEC5", "#B0BEC5", "#B0BEC5", "#B0BEC5", "#B0BEC5", "red", "#B0BEC5"]]}], "label": "Topic 45", "method": "update"}, {"args": [{"marker.color": [["#B0BEC5", "#B0BEC5", "#B0BEC5", "#B0BEC5", "#B0BEC5", "#B0BEC5", "#B0BEC5", "#B0BEC5", "#B0BEC5", "#B0BEC5", "#B0BEC5", "#B0BEC5", "#B0BEC5", "#B0BEC5", "#B0BEC5", "#B0BEC5", "#B0BEC5", "#B0BEC5", "#B0BEC5", "#B0BEC5", "#B0BEC5", "#B0BEC5", "#B0BEC5", "#B0BEC5", "#B0BEC5", "#B0BEC5", "#B0BEC5", "#B0BEC5", "#B0BEC5", "#B0BEC5", "#B0BEC5", "#B0BEC5", "#B0BEC5", "#B0BEC5", "#B0BEC5", "#B0BEC5", "#B0BEC5", "#B0BEC5", "#B0BEC5", "#B0BEC5", "#B0BEC5", "#B0BEC5", "#B0BEC5", "#B0BEC5", "#B0BEC5", "#B0BEC5", "red"]]}], "label": "Topic 46", "method": "update"}]}], "title": {"font": {"color": "Black", "size": 22}, "text": "<b>Intertopic Distance Map</b>", "x": 0.5, "xanchor": "center", "y": 0.95, "yanchor": "top"}, "width": 650, "xaxis": {"anchor": "y", "domain": [0, 1], "range": [-12.95, 21.55], "title": {"text": ""}, "visible": false}, "yaxis": {"anchor": "x", "domain": [0, 1], "range": [-11.03, 18.17], "title": {"text": ""}, "visible": false}}}
